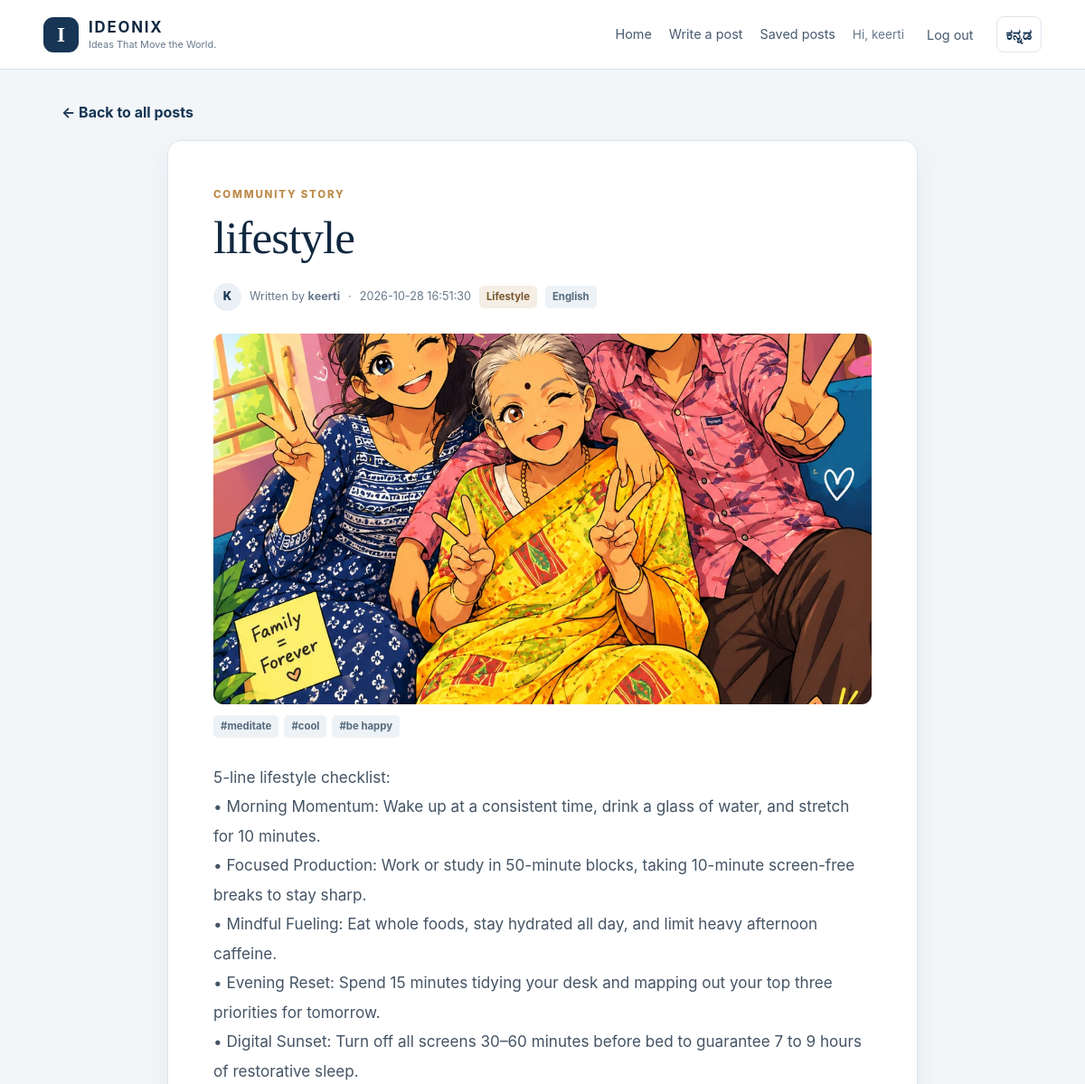
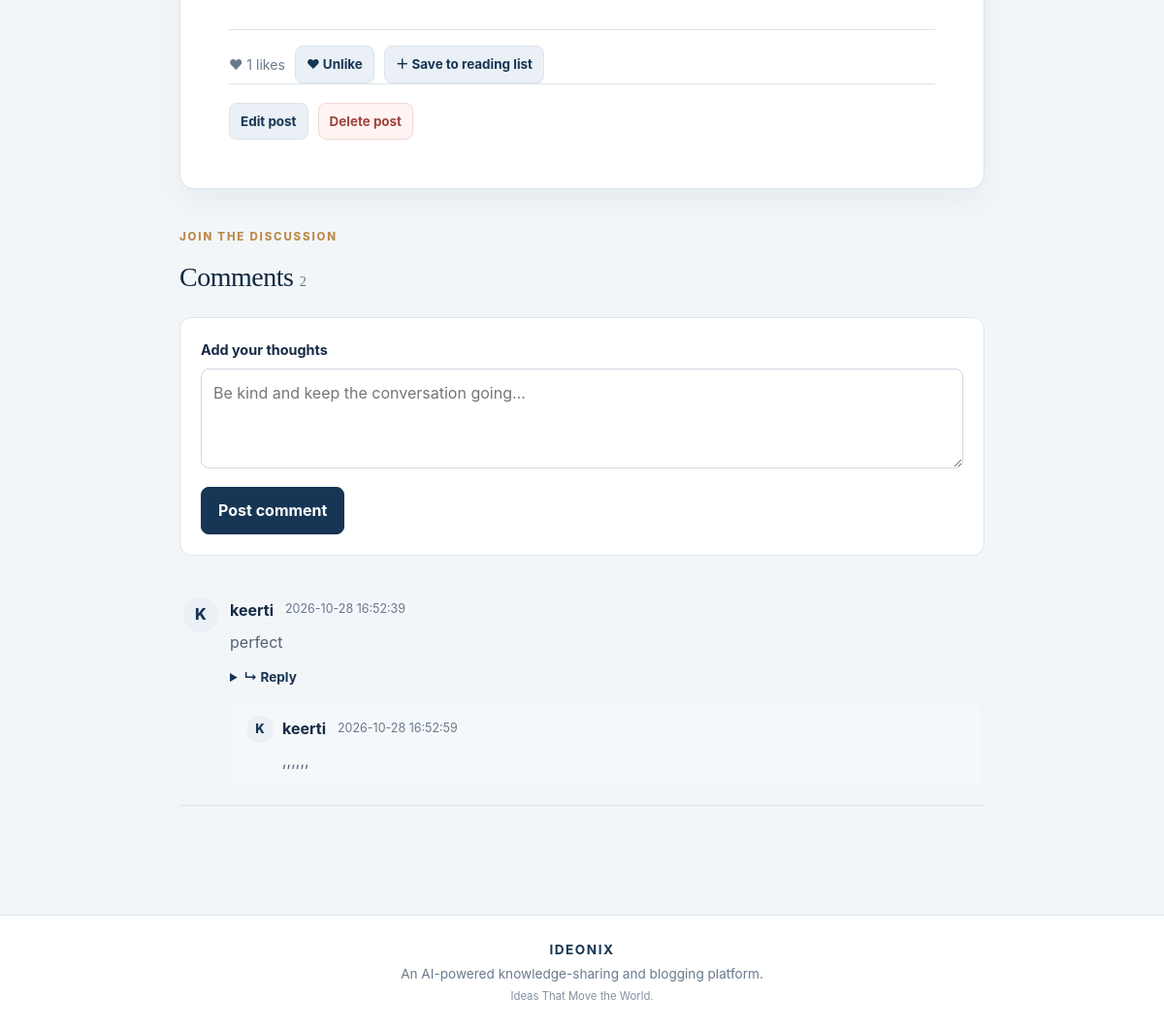
The app's page /post/2 (signed in) with its own data (2 pictures, top to bottom).
### tables this page shows
CREATE TABLE users (
                id INTEGER PRIMARY KEY AUTOINCREMENT,
                username TEXT NOT NULL UNIQUE,
                password_hash TEXT NOT NULL,
                created_at TEXT NOT NULL DEFAULT CURRENT_TIMESTAMP
            );

CREATE TABLE posts (
                id INTEGER PRIMARY KEY AUTOINCREMENT,
                user_id INTEGER NOT NULL,
                title TEXT NOT NULL,
                content TEXT NOT NULL,
                created_at TEXT NOT NULL DEFAULT CURRENT_TIMESTAMP, category TEXT NOT NULL DEFAULT 'General', tags TEXT NOT NULL DEFAULT '', language TEXT NOT NULL DEFAULT 'English', image_path TEXT,
                FOREIGN KEY(user_id) REFERENCES users(id) ON DELETE CASCADE
            );

CREATE TABLE comments (
                id INTEGER PRIMARY KEY AUTOINCREMENT,
                post_id INTEGER NOT NULL,
                user_id INTEGER NOT NULL,
                content TEXT NOT NULL,
                created_at TEXT NOT NULL DEFAULT CURRENT_TIMESTAMP, parent_id INTEGER REFERENCES comments(id) ON DELETE CASCADE,
                FOREIGN KEY(post_id) REFERENCES posts(id) ON DELETE CASCADE,
                FOREIGN KEY(user_id) REFERENCES users(id) ON DELETE CASCADE
            );

### blog_platform_with_comments/app.py (the view)
@app.route("/post/<int:post_id>")
def post_detail(post_id):
    with get_db() as db:
        post = db.execute("""SELECT p.*,u.username,
            (SELECT COUNT(*) FROM post_likes l WHERE l.post_id=p.id) AS like_count
            FROM posts p JOIN users u ON u.id=p.user_id WHERE p.id=?""", (post_id,)).fetchone()
        if post is None: abort(404)
        comments = db.execute("""SELECT c.*,u.username,
            (SELECT COUNT(*) FROM comments replies WHERE replies.parent_id=c.id) AS reply_count
            FROM comments c JOIN users u ON u.id=c.user_id WHERE c.post_id=? ORDER BY c.id ASC""", (post_id,)).fetchall()
        liked = bool(session.get("user_id") and db.execute("SELECT 1 FROM post_likes WHERE user_id=? AND post_id=?", (session["user_id"], post_id)).fetchone())
        bookmarked = bool(session.get("user_id") and db.execute("SELECT 1 FROM bookmarks WHERE user_id=? AND post_id=?", (session["user_id"], post_id)).fetchone())
        related = db.execute("""SELECT p.id,p.title,p.category FROM posts p WHERE p.id != ? AND
            (p.category=? OR (p.tags != '' AND p.tags LIKE ?)) ORDER BY p.id DESC LIMIT 3""",
            (post_id, post["category"], f"%{post['tags'].split(',')[0].strip()}%" if post["tags"].strip() else "%unlikely%" )).fetchall()
    return render_template("post_detail.html", post=post, comments=comments, liked=liked,
                           bookmarked=bookmarked, related=related)

### blog_platform_with_comments/app.py (called while the page is built)
@contextmanager
def get_db():
    conn = sqlite3.connect(DB_PATH)
    conn.row_factory = sqlite3.Row
    conn.execute("PRAGMA foreign_keys = ON")
    try:
        yield conn
        conn.commit()
    finally:
        conn.close()

def csrf_token():
    if "_csrf_token" not in session:
        session["_csrf_token"] = secrets.token_urlsafe(32)
    return session["_csrf_token"]

@app.before_request
def check_csrf():
    if request.method == "POST":
        sent = request.form.get("_csrf_token", "")
        expected = session.get("_csrf_token", "")
        if not sent or not expected or not secrets.compare_digest(sent, expected):
            abort(400, description="Invalid or missing form security token. Refresh the page and try again.")

### blog_platform_with_comments/templates/post_detail.html (shortened to what this page needs)
{% extends "base.html" %}
{% block content %}
<a class="back-link" href="{{ url_for('index') }}">← Back to all posts</a>
<article class="article"><p class="eyebrow">COMMUNITY STORY</p><h1>{{ post.title }}</h1><div class="post-meta"><span class="avatar">{{ post.username[0]|upper }}</span><span>Written by <strong>{{ post.username }}</strong></span><span>·</span><span>{{ post.created_at }}</span><span class="tag">{{ post.category }}</span><span class="tag light-tag">{{ post.language }}</span></div>{% if post.image_path %}<img class="article-image" src="{{ url_for('static', filename=post.image_path) }}" alt="Featured image for {{ post.title }}">{% endif %}
{% if post.tags %}<div class="tag-row article-tags">{% for tag in post.tags.split(',') %}<span class="tag light-tag">#{{ tag.strip() }}</span>{% endfor %}</div>{% endif %}<div class="article-content">{{ post.content }}</div>
<div class="engagement-bar"><span class="muted">♥ {{ post.like_count }} likes</span>{% if session.get('user_id') %}<form method="post" action="{{ url_for('toggle_like',post_id=post.id) }}"><button class="button secondary small" type="submit">{{ '♥ Unlike' if liked else '♡ Like this post' }}</button></form><form method="post" action="{{ url_for('toggle_bookmark',post_id=post.id) }}"><button class="button secondary small" type="submit">{{ '▣ Saved' if bookmarked else '＋ Save to reading list' }}</button></form>{% endif %}</div>
{% if session.get('user_id') == post.user_id %}<div class="owner-actions"><a class="button secondary small" href="{{ url_for('edit_post',post_id=post.id) }}">Edit post</a><form method="post" action="{{ url_for('delete_post',post_id=post.id) }}" onsubmit="return confirm('Delete this post and its comments?');"><input type="hidden" name="_csrf_token" value="{{ csrf_token() }}"><button class="button danger small" type="submit">Delete post</button></form></div>{% endif %}</article>
<section class="comments-section" id="comments"><div class="section-heading"><div><p class="eyebrow">JOIN THE DISCUSSION</p><h2>Comments <span class="count">{{ comments|length }}</span></h2></div></div>
{% if session.get('user_id') %}<form class="comment-form" method="post" action="{{ url_for('add_comment',post_id=post.id) }}"><input type="hidden" name="_csrf_token" value="{{ csrf_token() }}"><label for="comment">Add your thoughts</label><textarea id="comment" name="content" rows="3" maxlength="1000" required placeholder="Be kind and keep the conversation going…"></textarea><button class="button" type="submit">Post comment</button></form>{% else %}<div class="login-prompt"><p>Please log in to join the discussion.</p><a href="{{ url_for('login') }}">Log in</a> · <a href="{{ url_for('register') }}">Create account</a></div>{% endif %}
<div class="comment-list">{% for comment in comments if not comment.parent_id %}<article class="comment" id="comment-{{ comment.id }}"><div class="comment-avatar">{{ comment.username[0]|upper }}</div><div class="comment-body"><div class="comment-head"><strong>{{ comment.username }}</strong><span>{{ comment.created_at }}</span></div><p>{{ comment.content }}</p>
{% if session.get('user_id') %}<details class="reply-details"><summary>↳ Reply</summary></details>{% endif %}
{% for reply in comments if reply.parent_id == comment.id %}<div class="reply" id="comment-{{ reply.id }}"><div class="comment-avatar small-avatar">{{ reply.username[0]|upper }}</div><div class="comment-body"><div class="comment-head"><strong>{{ reply.username }}</strong><span>{{ reply.created_at }}</span></div><p>{{ reply.content }}</p></div></div>{% endfor %}</div></article>{% else %}<div class="no-comments">No comments yet. Start the conversation!</div>{% endfor %}</div></section>
{% endblock %}

### blog_platform_with_comments/templates/base.html (shortened to what this page needs)
<!doctype html>
<html lang="en">
<head>
  <link rel="stylesheet" href="{{ url_for('static', filename='style.css') }}">
</head>
<body>
<header class="site-header"><div class="nav-wrap">
  <a class="brand" href="{{ url_for('index') }}"><span class="brand-mark" aria-hidden="true">I</span><span class="brand-copy"><strong>IDEONIX</strong><small>Ideas That Move the World.</small></span></a>
  <nav aria-label="Main navigation">
    <a href="{{ url_for('index') }}" data-i18n="home">Home</a>
    {% if session.get('user_id') %}
      <a href="{{ url_for('new_post') }}" data-i18n="write">Write a post</a>
      <a href="{{ url_for('my_bookmarks') }}" data-i18n="saved">Saved posts</a>
      <span class="welcome">Hi, {{ session.get('username') }}</span>
      <form class="inline-form" method="post" action="{{ url_for('logout') }}"><input type="hidden" name="_csrf_token" value="{{ csrf_token() }}"><button class="nav-button" type="submit" data-i18n="logout">Log out</button></form>
    {% else %}<a href="{{ url_for('login') }}" data-i18n="login">Log in</a><a class="nav-cta" href="{{ url_for('register') }}" data-i18n="signup">Sign up</a>{% endif %}
    <button class="language-switch" type="button" id="languageSwitch" aria-label="Switch interface language">ಕನ್ನಡ</button>
  </nav>
</div></header>
<main class="container">
  {% block content %}{% endblock %}
</main>
<footer class="site-footer"><strong>IDEONIX</strong><span data-i18n="footer">An AI-powered knowledge-sharing and blogging platform.</span><small>Ideas That Move the World.</small></footer>
</body></html>

### records on screen
users: get "keerti", username "K", username "keerti"
posts: title "lifestyle", created_at "2026-10-28 16:51:30", category "Lifestyle", language "English", image_path (picture), content "5-line lifestyle checklist: • Morning Momentum: Wake up at a consistent time, drink a glass of water, and stretch for 10 minutes. • Focused Production: Work or study in 50-minute blocks, taking 10-minute screen-free breaks to stay sharp. • Mindful Fueling: Eat whole foods, stay hydrated all day, and limit heavy afternoon caffeine. • Evening Reset: Spend 15 minutes tidying your desk and mapping out your top three priorities for tomorrow. • Digital Sunset: Turn off all screens 30–60 minutes before bed to guarantee 7 to 9 hours of restorative sleep."
comments: username "K", username "keerti", created_at "2026-10-28 16:52:39", content "perfect"
comments: username "K", username "keerti", created_at "2026-10-28 16:52:59", content ",,,,,,"

### other values on screen
{{ tag.strip() }} "meditate" "cool" "be happy"
{{ post.like_count }} "1"
{{ '♥ Unlike' if liked else '♡ Like this post' }} "♥ Unlike"
{{ '▣ Saved' if bookmarked else '＋ Save to reading list' }} "＋ Save to reading list"
{{ comments|length }} "2"
